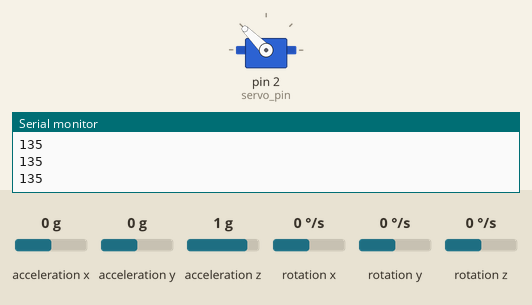
Recording of a sketch running on a simulated Arduino Uno, built with avr-gcc and run on an emulated ATmega328P. Shown: servo, the last lines printed to the serial monitor. The inputs (shaded band) are chosen by the test bench; at power-on: acceleration x 0 g, acceleration y 0 g, acceleration z 1 g, rotation x 0 °/s, rotation y 0 °/s, rotation z 0 °/s.

Above: at 3.2 s.
3.3 s: acceleration x set to -1.4 g
At 4.5 s:
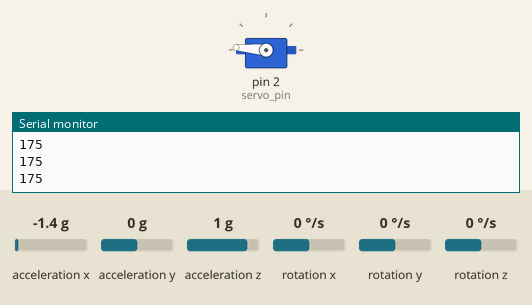
4.8 s: acceleration x set to -0.8 g
At 5.8 s:
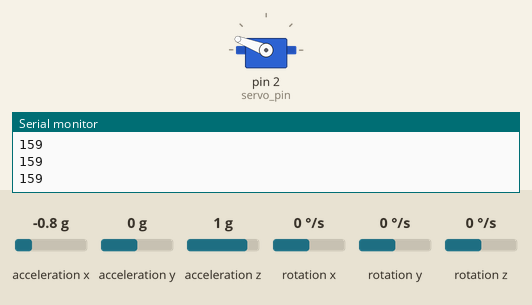
6.3 s: acceleration x set to 0.8 g
At 7.5 s:
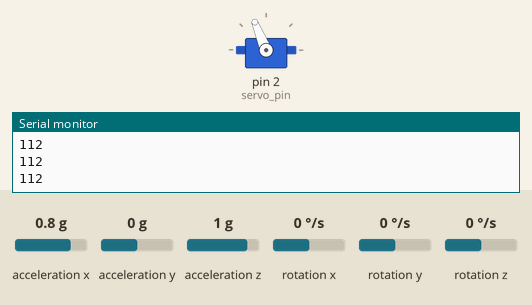
7.8 s: acceleration x set to 0 g
At 8.8 s:
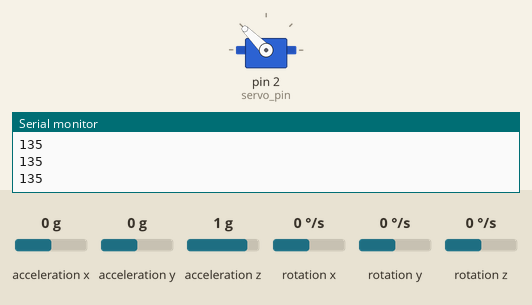
Timing chart, 0 to 10.3 s (numbered marks = the images above; inputs shaded):
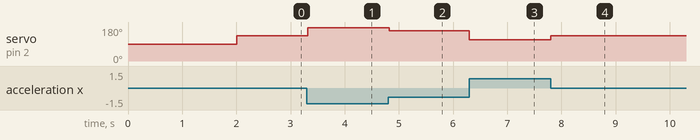

The sketch:

Servo-MUP6050.ino
```cpp
#include <Wire.h>
#include <MPU6050.h>
#include <Servo.h>

Servo pipe;
int servo_pin = 2;
MPU6050 sensor;

int16_t ax, ay, az, ax_;
int16_t gx, gy, gz;
void setup()
{
    pipe.attach(servo_pin);
    Wire.begin();
    Serial.begin(115200);
    Serial.println("Initializing the sensor");
    sensor.initialize();
    Serial.println(sensor.testConnection() ? "Successfully Connected" : "Connection failed");
    delay(1000);
    Serial.println("Taking Values from the sensor");
    delay(1000);
}

void loop()
{

    sensor.getMotion6(&ax, &ay, &az, &gx, &gy, &gz);
    ax = map(ax, -17000, 17000, 0, 270);
    ax_ = map(ax, 0, 270, 165, 105);
    Serial.println(ax_);
    pipe.write(ax_);
    delay(15);
}
```

Measured:
- after the input at 3.3 s, servo on pin 2 (servo_pin): 135° → 175° at once
- after the input at 4.8 s, servo on pin 2 (servo_pin): 175° → 159° at once
- after the input at 6.3 s, servo on pin 2 (servo_pin): 159° → 112° at once
- after the input at 7.8 s, servo on pin 2 (servo_pin): 112° → 135° at once
